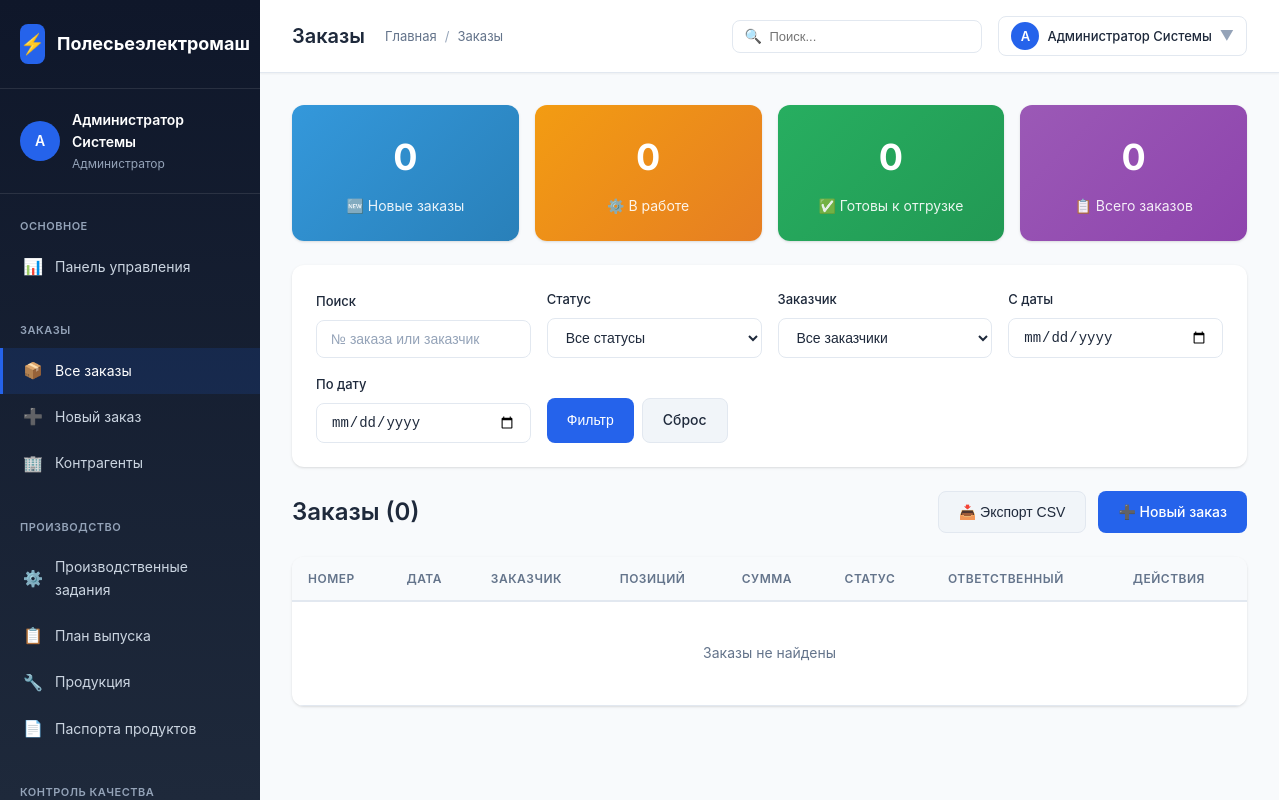
Before: /polesie/modules/orders/list.php (signed in) with the older database file.
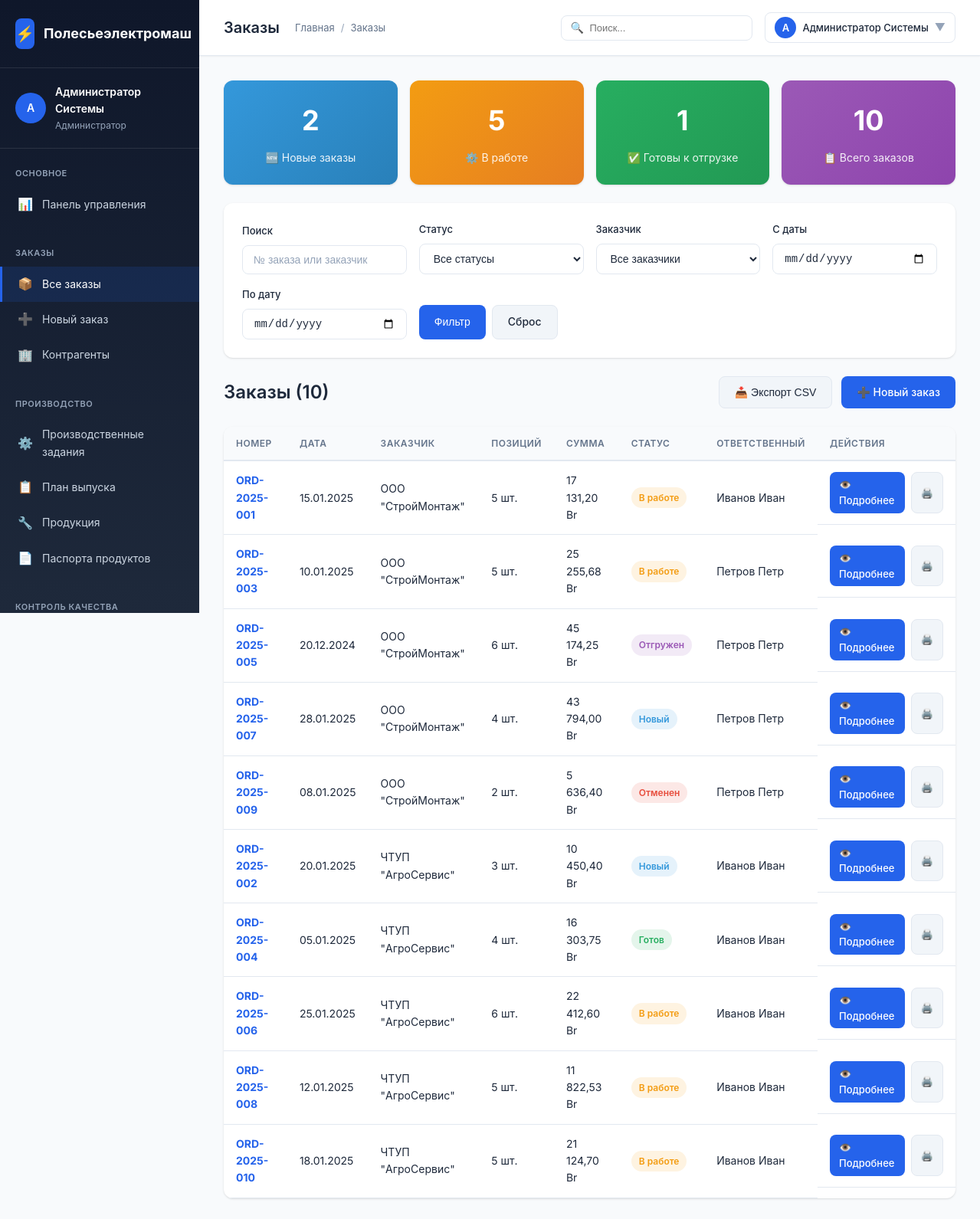
After: the same page with the newer database file.
### tables this page shows
CREATE TABLE `users` (
  `id` INT AUTO_INCREMENT PRIMARY KEY,
  `username` VARCHAR(50) NOT NULL UNIQUE,
  `password_hash` VARCHAR(255) NOT NULL,
  `full_name` VARCHAR(100) NOT NULL,
  `email` VARCHAR(100),
  `role_id` INT,
  `is_active` BOOLEAN DEFAULT TRUE,
  `created_at` TIMESTAMP DEFAULT CURRENT_TIMESTAMP,
  CONSTRAINT `fk_users_role` FOREIGN KEY (`role_id`) REFERENCES `user_roles`(`id`) ON DELETE SET NULL
);

CREATE TABLE `user_roles` (
  `id` INT AUTO_INCREMENT PRIMARY KEY,
  `name` VARCHAR(100) NOT NULL,
  `code` VARCHAR(50) NOT NULL UNIQUE,
  `description` TEXT,
  `permissions` JSON
);

CREATE TABLE `orders` (
  `id` INT AUTO_INCREMENT PRIMARY KEY,
  `order_number` VARCHAR(50) NOT NULL UNIQUE,
  `customer_id` INT,
  `responsible_user_id` INT,
  `status` ENUM('new', 'processing', 'ready', 'shipped', 'cancelled') DEFAULT 'new',
  `order_date` DATE NOT NULL,
  `delivery_date` DATE,
  `total_amount` DECIMAL(15,2),
  `notes` TEXT,
  `created_at` TIMESTAMP DEFAULT CURRENT_TIMESTAMP,
  `updated_at` TIMESTAMP DEFAULT CURRENT_TIMESTAMP ON UPDATE CURRENT_TIMESTAMP,
  CONSTRAINT `fk_order_customer` FOREIGN KEY (`customer_id`) REFERENCES `contractors`(`id`) ON DELETE SET NULL,
  CONSTRAINT `fk_order_responsible` FOREIGN KEY (`responsible_user_id`) REFERENCES `users`(`id`) ON DELETE SET NULL
);

CREATE TABLE `contractors` (
  `id` INT AUTO_INCREMENT PRIMARY KEY,
  `name` VARCHAR(200) NOT NULL,
  `inn` VARCHAR(20) UNIQUE,
  `type` ENUM('supplier', 'customer', 'both') DEFAULT 'both',
  `contact_person` VARCHAR(100),
  `phone` VARCHAR(50),
  `email` VARCHAR(100),
  `address` TEXT,
  `created_at` TIMESTAMP DEFAULT CURRENT_TIMESTAMP
);

### polesie/config/config.php (called while the page is built, shortened)
<?php
function getDbConnection() {
    static $pdo = null;
    if ($pdo === null) {
        try {
            $dsn = "mysql:host=" . DB_HOST . ";dbname=" . DB_NAME . ";charset=" . DB_CHARSET;
            $options = [
                PDO::ATTR_ERRMODE => PDO::ERRMODE_EXCEPTION,
                PDO::ATTR_DEFAULT_FETCH_MODE => PDO::FETCH_ASSOC,
                PDO::ATTR_EMULATE_PREPARES => false,
            ];
            $pdo = new PDO($dsn, DB_USER, DB_PASS, $options);
        } catch (PDOException $e) {
            die("Ошибка подключения к базе данных: " . $e->getMessage());
        }
    }
    return $pdo;
}
function e($string) {
    return htmlspecialchars($string ?? '', ENT_QUOTES, 'UTF-8');
}
function getCurrentUser() {
    static $user = null;
    if ($user === null) {
        $pdo = getDbConnection();
        $stmt = $pdo->prepare("
            SELECT u.*, r.code as role_code, r.name as role_name
            FROM users u
            JOIN user_roles r ON u.role_id = r.id
            WHERE u.id = ? AND u.is_active = TRUE
        ");
        $stmt->execute([$_SESSION['user_id']]);
        $user = $stmt->fetch();
    }
    return $user;
}
function formatDate($date, $format = 'd.m.Y') {
    $dt = new DateTime($date);
    return $dt->format($format);
}
function formatMoney($amount, $currency = 'BYN') {
    $symbols = [
        'BYN' => 'Br',
        'USD' => '$',
        'EUR' => '€',
        'RUB' => '₽'
    ];
    $symbol = $symbols[$currency] ?? $currency;
    return number_format((float)$amount, 2, ',', ' ') . ' ' . $symbol;
}
function asset($path) {
    $path = ltrim($path, '/');
    return APP_URL . '/' . $path;
}

### polesie/modules/orders/list.php (the view, shortened to what the rows shown need)
<?php
require_once __DIR__ . '/../../config/config.php';
$user = getCurrentUser();
$pdo = getDbConnection();
$search = $_GET['search'] ?? '';
$statusId = $_GET['status'] ?? '';
$contractorId = $_GET['contractor'] ?? '';
$dateFrom = $_GET['date_from'] ?? '';
$dateTo = $_GET['date_to'] ?? '';
$sql = "
    SELECT o.*, c.name as contractor_name,
           CASE o.status
               WHEN 'new' THEN 'Новый'
               WHEN 'processing' THEN 'В работе'
               WHEN 'ready' THEN 'Готов'
               WHEN 'shipped' THEN 'Отгружен'
               WHEN 'cancelled' THEN 'Отменен'
               ELSE o.status
           END as status_name,
           CASE o.status
               WHEN 'new' THEN '#3498db'
               WHEN 'processing' THEN '#f39c12'
               WHEN 'ready' THEN '#27ae60'
               WHEN 'shipped' THEN '#9b59b6'
               WHEN 'cancelled' THEN '#e74c3c'
               ELSE '#95a5a6'
           END as status_color,
           u.full_name as responsible_name,
           COUNT(oi.id) as items_count
    FROM orders o
    JOIN contractors c ON o.customer_id = c.id
    LEFT JOIN users u ON o.responsible_user_id = u.id
    LEFT JOIN order_items oi ON o.id = oi.order_id
    WHERE 1=1
";
$params = [];
$sql .= " GROUP BY o.id ORDER BY o.created_at DESC";
$page = max(1, (int)($_GET['page'] ?? 1));
$perPage = 20;
$offset = ($page - 1) * $perPage;
$countSql = "SELECT COUNT(DISTINCT o.id) FROM orders o
             JOIN contractors c ON o.customer_id = c.id
             WHERE 1=1" .
             ($search ? " AND (o.order_number LIKE ? OR c.name LIKE ?)" : "") .
             ($statusId ? " AND o.status = ?" : "") .
             ($contractorId ? " AND o.customer_id = ?" : "") .
             ($dateFrom ? " AND o.order_date >= ?" : "") .
             ($dateTo ? " AND o.order_date <= ?" : "");
$stmt = $pdo->prepare($countSql);
$stmt->execute($params);
$totalRecords = $stmt->fetchColumn();
$sql .= " LIMIT $offset, $perPage";
$stmt = $pdo->prepare($sql);
$stmt->execute($params);
$orders = $stmt->fetchAll();
$statuses = [
    ['status' => 'new', 'name' => 'Новый', 'color' => '#3498db', 'icon' => '🆕'],
    ['status' => 'processing', 'name' => 'В работе', 'color' => '#f39c12', 'icon' => '⚙️'],
    ['status' => 'ready', 'name' => 'Готов', 'color' => '#27ae60', 'icon' => '✅'],
    ['status' => 'shipped', 'name' => 'Отгружен', 'color' => '#9b59b6', 'icon' => '📦'],
    ['status' => 'cancelled', 'name' => 'Отменен', 'color' => '#e74c3c', 'icon' => '❌']
];
$statusCounts = [];
foreach ($statuses as $status) {
    $stmt = $pdo->prepare("SELECT COUNT(*) FROM orders WHERE status = ?");
    $stmt->execute([$status['status']]);
    $statusCounts[$status['status']] = $stmt->fetchColumn();
}
$readyCount = $statusCounts['ready'] ?? 0;
$pageTitle = 'Заказы';
?>
<!DOCTYPE html>
<html lang="ru">
<head>
    <link rel="stylesheet" href="<?= asset('assets/css/style.css') ?>">
</head>
<body>
    <div class="app-container">
        <?php require_once BASE_PATH . '/includes/sidebar.php'; ?>
        <div class="main-content">
            <?php require_once BASE_PATH . '/includes/topbar.php'; ?>
            <div class="content-area">
                <div style="display: grid; grid-template-columns: repeat(auto-fit, minmax(200px, 1fr)); gap: 16px; margin-bottom: 24px;">
                    <div class="stat-card" style="background: linear-gradient(135deg, #27ae60, #229954); color: white; padding: 24px; border-radius: 12px; text-align: center;">
                        <div style="font-size: 36px; font-weight: 700; margin-bottom: 8px;"><?= $readyCount ?></div>
                        <div style="font-size: 14px; opacity: 0.9;">✅ Готовы к отгрузке</div>
                    </div>
                </div>
                <div style="display: flex; justify-content: space-between; align-items: center; margin-bottom: 24px;">
                    <h2 style="font-size: 24px; font-weight: 600;">Заказы (<?= $totalRecords ?>)</h2>
                </div>
                <div class="card">
                    <div class="card-body" style="padding: 0;">
                        <div class="table-responsive">
                            <table class="table" id="ordersTable">
                                <thead>
                                    <tr>
                                        <th>Номер</th>
                                        <th>Дата</th>
                                        <th>Заказчик</th>
                                        <th>Позиций</th>
                                        <th>Сумма</th>
                                        <th>Статус</th>
                                        <th>Ответственный</th>
                                        <th>Действия</th>
                                    </tr>
                                </thead>
                                <tbody>
                                    <?php if (empty($orders)): ?>
                                    <tr>
                                        <td colspan="8" style="text-align: center; padding: 40px; color: var(--text-secondary);">
                                            Заказы не найдены
                                        </td>
                                    </tr>
                                    <?php else: ?>
                                        <?php foreach ($orders as $order): ?>
                                        <tr>
                                            <td>
                                                <strong><a href="view.php?id=<?= $order['id'] ?>" style="color: var(--primary-color);"><?= e($order['order_number']) ?></a></strong>
                                            </td>
                                            <td><?= formatDate($order['order_date']) ?></td>
                                            <td><?= e($order['contractor_name']) ?></td>
                                            <td><?= $order['items_count'] ?> шт.</td>
                                            <td><?= formatMoney($order['total_amount']) ?></td>
                                            <td>
                                                <span class="badge" style="background: <?= e($order['status_color']) ?>20; color: <?= e($order['status_color']) ?>">
                                                    <?= e($order['status_name']) ?>
                                                </span>
                                            </td>
                                            <td><?= e($order['responsible_name'] ?? '—') ?></td>
                                            <td class="table-actions">
                                                <a href="view.php?id=<?= $order['id'] ?>" class="btn btn-sm btn-primary" title="Просмотр">👁️ Подробнее</a>
                                                <a href="print.php?id=<?= $order['id'] ?>" class="btn btn-sm btn-secondary" title="Печать" target="_blank">🖨️</a>
                                            </td>
                                        </tr>
                                        <?php endforeach; ?>
                                    <?php endif; ?>
                                </tbody>
                            </table>
                        </div>
                    </div>
                </div>
            </div>
        </div>
    </div>
</body>
</html>

### polesie/includes/sidebar.php (shortened to what the rows shown need)
<div class="sidebar">
    <div class="sidebar-user">
        <div class="sidebar-user-info">
            <div class="sidebar-user-avatar">
                <?= mb_substr($user['full_name'], 0, 1) ?>
            </div>
            <div class="sidebar-user-details">
                <div class="sidebar-user-name"><?= e($user['full_name']) ?></div>
                <div class="sidebar-user-role"><?= e($user['role_name']) ?></div>
            </div>
        </div>
    </div>
</div>

### polesie/includes/topbar.php (shortened to what the rows shown need)
<div class="topbar">
    <div class="topbar-left">
        <h1 class="topbar-title"><?= e($pageTitle) ?></h1>
    </div>
    <div class="topbar-right">
        <div style="position: relative;">
            <div class="topbar-action" onclick="toggleProfileMenu()" style="width: auto; padding: 8px 12px; gap: 8px;">
                <div style="width: 28px; height: 28px; background: var(--primary-color); border-radius: 50%; display: flex; align-items: center; justify-content: center; color: white; font-size: 13px; font-weight: 600;">
                    <?= mb_substr($user['full_name'], 0, 1) ?>
                </div>
                <span style="font-size: 13px; font-weight: 500;"><?= e($user['full_name']) ?></span>
                <span style="color: var(--text-muted);">▼</span>
            </div>
        </div>
    </div>
</div>

Changed rows visible on the page:
added orders: id "1", order_number "ORD-2025-001", order_date "15.01.2025", customer.name "ООО \"СтройМонтаж\"", items_count "5", total_amount "17 131,20 Br", status_name "В работе", responsible_user.full_name "Иванов Иван"
added orders: order_number "ORD-2025-003", order_date "10.01.2025", customer.name "ООО \"СтройМонтаж\"", items_count "5", total_amount "25 255,68 Br", status_name "В работе", responsible_user.full_name "Петров Петр"
added orders: order_number "ORD-2025-005", order_date "20.12.2024", customer.name "ООО \"СтройМонтаж\"", items_count "6", total_amount "45 174,25 Br", status_name "Отгружен", responsible_user.full_name "Петров Петр"
added orders: order_number "ORD-2025-007", order_date "28.01.2025", customer.name "ООО \"СтройМонтаж\"", items_count "4", total_amount "43 794,00 Br", status_name "Новый", responsible_user.full_name "Петров Петр"
added orders: order_number "ORD-2025-009", order_date "08.01.2025", customer.name "ООО \"СтройМонтаж\"", items_count "2", total_amount "5 636,40 Br", status_name "Отменен", responsible_user.full_name "Петров Петр"
added orders: order_number "ORD-2025-002", order_date "20.01.2025", customer.name "ЧТУП \"АгроСервис\"", items_count "3", total_amount "10 450,40 Br", status_name "Новый", responsible_user.full_name "Иванов Иван"
added orders: order_number "ORD-2025-004", order_date "05.01.2025", customer.name "ЧТУП \"АгроСервис\"", items_count "4", total_amount "16 303,75 Br", status_name "Готов", responsible_user.full_name "Иванов Иван"
added orders: order_number "ORD-2025-006", order_date "25.01.2025", customer.name "ЧТУП \"АгроСервис\"", items_count "6", total_amount "22 412,60 Br", status_name "В работе", responsible_user.full_name "Иванов Иван"
added orders: order_number "ORD-2025-008", order_date "12.01.2025", customer.name "ЧТУП \"АгроСервис\"", items_count "5", total_amount "11 822,53 Br", status_name "В работе", responsible_user.full_name "Иванов Иван"
added orders: order_number "ORD-2025-010", order_date "18.01.2025", customer.name "ЧТУП \"АгроСервис\"", items_count "5", total_amount "21 124,70 Br", status_name "В работе", responsible_user.full_name "Иванов Иван"
Other visible differences:
$newOrdersCount: "0" → "2"
$inWorkCount: "0" → "5"
$totalRecords: "0" → "10"
$readyCount: "0" → (not shown)
text no longer shown: "Заказы не найдены"
